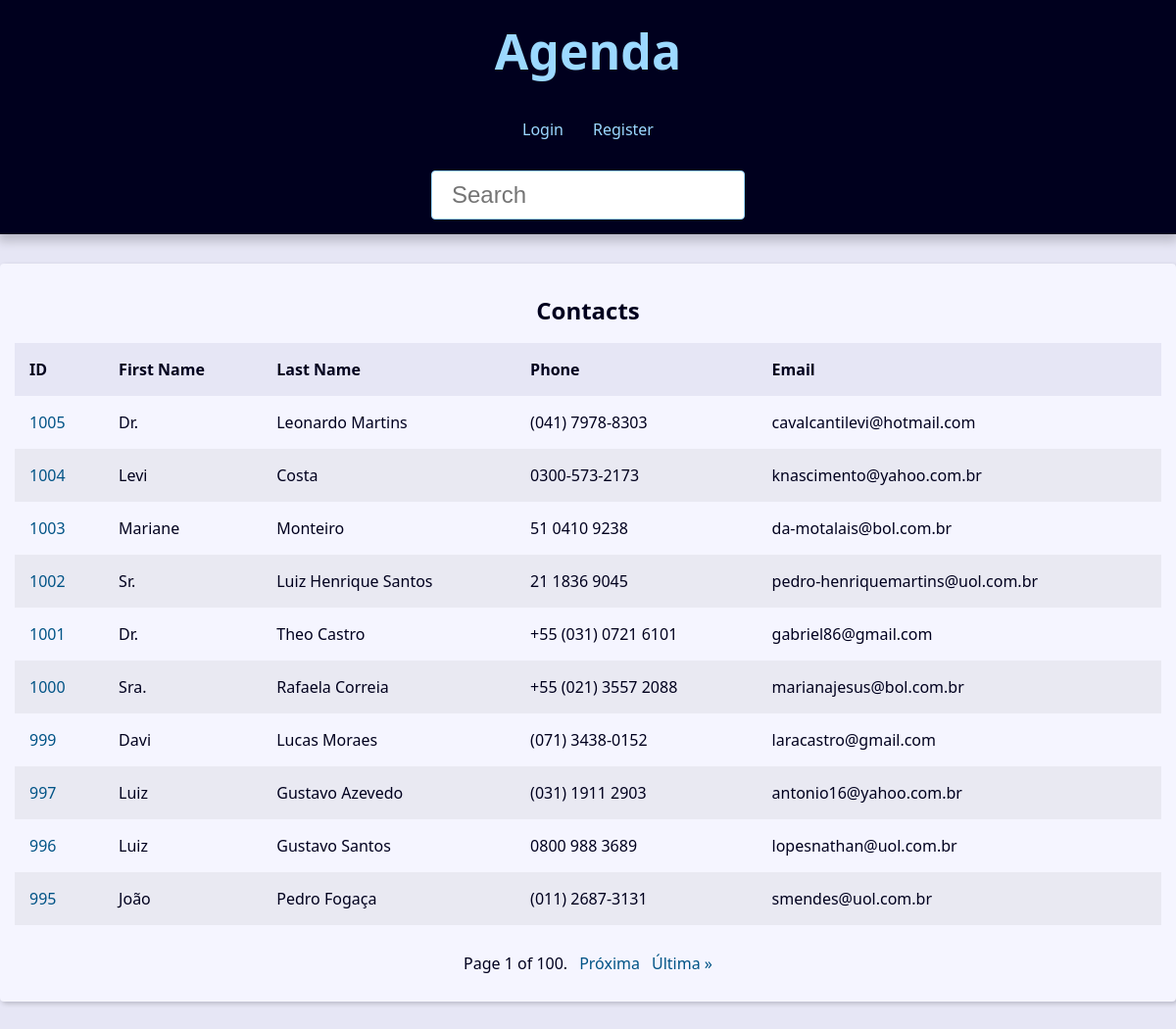
The app's page /, older data.
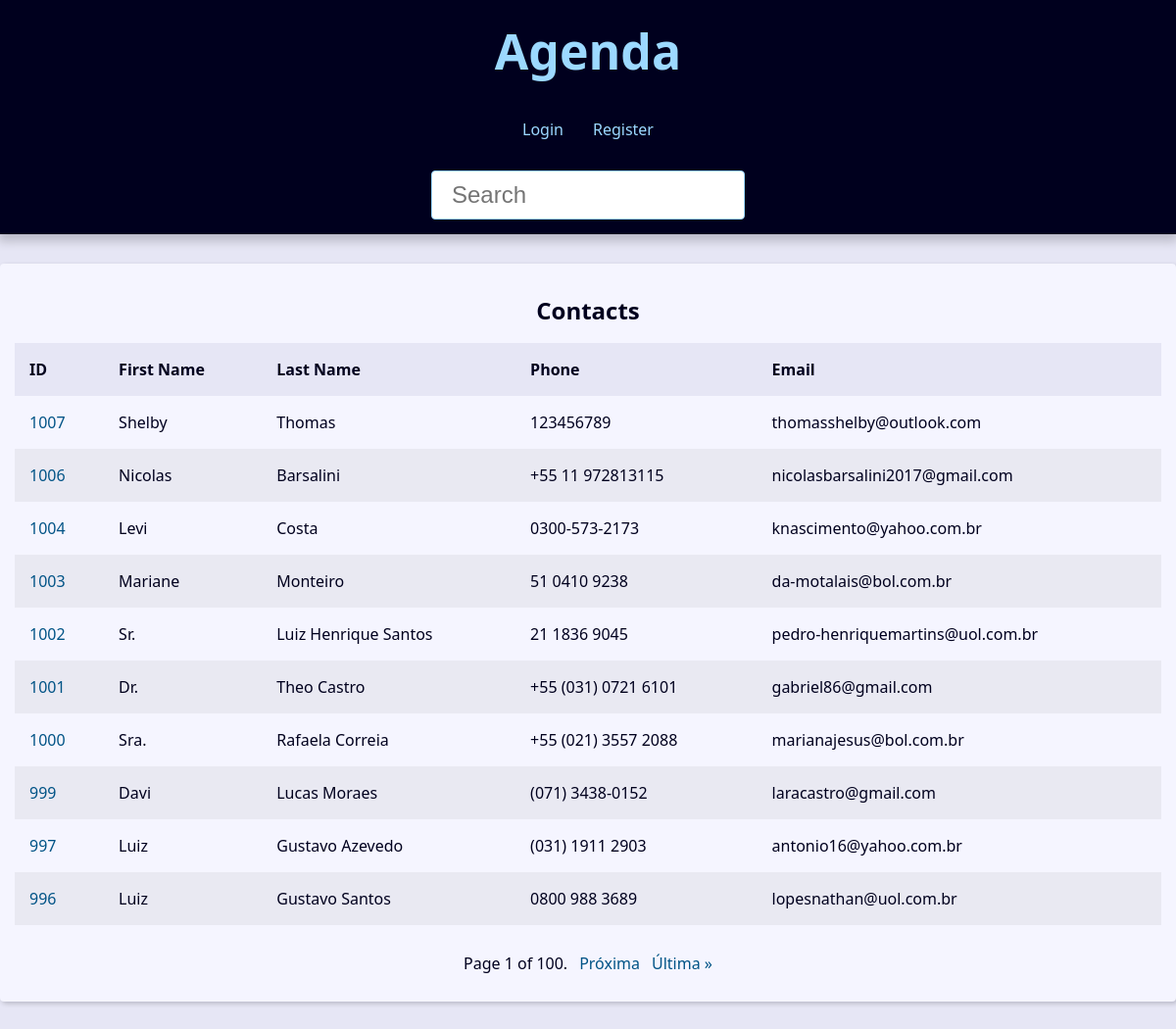
The same page, newer data.
### contact/models.py (models this page shows, shortened)
class Contact(models.Model): #herda do models model, sintetizo uma tabela a partir disso
    class Meta:
        verbose_name = 'Contact'
        verbose_name_plural = 'Contacts' #corrije como fica ilustrado a descrição la no admin
    first_name = models.CharField(max_length=50) #sao por padrao obrigatorios caso estejam cadastrados aqui
    last_name = models.CharField(max_length=50, blank=True)
    phone = models.CharField(max_length=50) #o campo se torna opcional
    email = models.EmailField(max_length=200)
    created_date = models.DateTimeField(default=timezone.now) #valor padrao ao registrar no banc de dados
    description = models.TextField(blank=True)
    show = models.BooleanField(default=True) #saber se eu quero ou nao exibir o contato
    picture = models.ImageField(blank=True, upload_to='pictures/%Y/%m/') #upload_to fala onde deve ser enviada a imagem
    category = models.ForeignKey(Category, on_delete=models.SET_NULL, blank=True, null=True) #indico para qual eh apontada a chave e o que acontece ao apagar um contato
    owner = models.ForeignKey(User, on_delete=models.SET_NULL, blank=True, null=True)

### contact/views/contact_views.py (the view)
# urls.py: path('', views.index, name='index'), #criar a view # type:ignor
def index(request):
    contacts = Contact.objects.filter(show=True).order_by('-id')
    paginator = Paginator(contacts, 10) #objeto e quantidade de contato por pagina
    page_number = request.GET.get('page')
    page_obj = paginator.get_page(page_number)
    context = {
        'page_obj' : page_obj,
        'site_title' : 'Contatos - '
    }
    return render(
        request,
        'contact/index.html',
        context
    )

### contact/templates/contact/index.html
{% extends "global/base.html" %}
{% block content %}
{% if page_obj %}
    <div class="responsive-table">
        <table class="contacts-table">
            <caption class="table-caption">Contacts</caption>
            <thead>
                <tr class="table-row table-row-header">
                    <th class="table-header">ID</th>
                    <th class="table-header">First Name</th>
                    <th class="table-header">Last Name</th>
                    <th class="table-header">Phone</th>
                    <th class="table-header">Email</th>
                </tr>
            </thead>
            <tbody>
                {% for contact in page_obj %}
                  <tr class="table-row">
                    <td class="table-cel">
                        <a
                        class="table-link"
                        href="{% url "contact:contact" contact.id %}">
                            {{ contact.id }}
                        </a>
                    </td>
                    <td class="table-cel">
                        {{contact.first_name}}
                    </td>
                    <td class="table-cel">
                        {{contact.last_name}}
                    </td>
                    <td class="table-cel">
                        {{contact.phone}}
                    </td>
                    <td class="table-cel">
                        {{contact.email}}
                    </td>
                  </tr>
                {% endfor %}
            </tbody>
        </table>
    </div>
{% else %}
<div class="single-contact">
    <h1 class="single-contact-name">
        Nenhum contato encontrado.
    </h1>
</div>
{% endif %}
{% endblock content %}

### base_templates/global/base.html (shortened to what this page needs)
<!DOCTYPE html>
<html lang="pt-BR">
<head>
    {% include "global/partials/_head.html" %}
</head>
<body>
    {% include "global/partials/header.html" %}
    <main class="content">
        {% block content %} {% endblock content %}
        {% include "global/partials/_pagination.html" %}
    </main>
</body>
</html>

### base_templates/global/partials/_head.html (shortened to what this page needs)
{% load static %}
<link rel="stylesheet" href="{% static 'global/css/style.css' %}">

### base_templates/global/partials/header.html
<header class="header">
    <h1 class="header-heading">
        <a href="{% url 'contact:index' %}" class="header-link">
            Agenda
        </a>
    </h1>
    <nav class="menu">
        <ul class="menu-list">
            {% if user.is_authenticated %}
                <li class="menu-item">
                    <a href="{% url 'contact:create' %}" class="menu-link">Create</a>
                </li>
                <li class="menu-item">
                    <a href="{% url 'contact:user_update' %}" class="menu-link">Profile</a>
                </li>
                <li class="menu-item">
                    <a href="{% url 'contact:logout' %}" class="menu-link">Logout</a>
                </li>
            {% else %}
                <li class="menu-item">
                    <a href="{% url 'contact:login' %}" class="menu-link">Login</a>
                </li>
                <li class="menu-item">
                    <a href="{% url 'contact:register' %}" class="menu-link">Register</a>
                </li>
            {% endif %}
        </ul>
    </nav>
    <div class="search">
        <form action="{% url 'contact:search' %}" method="GET">
            <input type="text" class="search-input" placeholder="Search" id="Search" name="q" value={{ request.GET.q.strip }}>
        </form>
    </div>
</header>

### base_templates/global/partials/_pagination.html (shortened to what this page needs)
{% if page_obj %}
  <div class="pagination">
    <span class="step-links">
        <span class="current">
            Page {{ page_obj.number }} of {{ page_obj.paginator.num_pages }}.
        </span>
        {% if page_obj.has_next %}
            <a href="?page={{ page_obj.next_page_number }}&q={{ request.GET.q.strip }}">Próxima</a>
            <a href="?page={{ page_obj.paginator.num_pages }}&q={{ request.GET.q.strip }}">Última &raquo;</a>
        {% endif %}
    </span>
  </div>
{% endif %}

### base_static/global/css/style.css (style rules this page uses)
:root { --spacing: 1.5rem; --link-dark-color: rgb(0, 83, 134); --link-light-color: rgb(156, 217, 255); --clr-white: rgb(245, 245, 255); --clr-black: rgb(0, 0, 30); --clr-light-gray: rgb(230, 230, 245); --clr-dark-shadow-5: rgba(0, 0, 10, 5%); --clr-dark-shadow-10: rgba(0, 0, 10, 10%); --clr-dark-shadow-20: rgba(0, 0, 10, 20%); --clr-light-shadow-5: rgba(200, 200, 255, 5%); --clr-light-shadow-10: rgba(200, 200, 255, 10%); --clr-light-shadow-20: rgba(200, 200, 255, 20%); --main-page-width: 120rem; --table-min-width: 60rem; --biggest-font-size: 5rem; --bigger-font-size: 4rem; --big-font-size: 3.2rem; --medium-font-size: 2.4rem; --small-font-size: 1.6rem; --smaller-font-size: 1.4rem; --smallest-font-size: 1.2rem; --transition-fast: 300ms; --transition-medium: 600ms; --transition-slow: 1s; --default-border-radius: 4px; }
*, *::before, *::after { margin: 0; padding: 0; box-sizing: border-box; }
html { font-size: 62.5%; }
body { font-family: system-ui, -apple-system, BlinkMacSystemFont, 'Segoe UI', Roboto, Oxygen, Ubuntu, Cantarell, 'Open Sans', 'Helvetica Neue', sans-serif; line-height: 1.5; font-size: var(--small-font-size); color: var(--clr-black); -webkit-font-smoothing: antialiased; background: var(--clr-light-gray); }
.header { background: var(--clr-black); padding: var(--spacing); box-shadow: 0 5px 10px 2px var(--clr-dark-shadow-20); z-index: 1; position: relative; }
.header-heading { font-size: var(--biggest-font-size); text-align: center; }
.header-link { color: var(--link-light-color); text-decoration: none; transition: filter var(--transition-fast) ease-in-out; }
.menu { margin: var(--spacing); }
.menu-list { list-style: none; display: flex; justify-content: center; flex-flow: row wrap; }
.menu-link { display: block; padding: var(--spacing); color: var(--link-light-color); text-decoration: none; transition: background-color var(--transition-fast) ease-in-out; border-radius: var(--default-border-radius); }
.content { max-width: var(--main-page-width); margin: calc(var(--spacing) * 2) auto; padding: var(--spacing); background: var(--clr-white); box-shadow: 2px 2px 5px var(--clr-dark-shadow-20); border-radius: var(--default-border-radius); }
.responsive-table { width: 100%; overflow-x: auto; }
.contacts-table { width: 100%; min-width: var(--table-min-width); border-collapse: collapse; }
.table-caption { font-size: var(--medium-font-size); font-weight: bold; padding: var(--spacing); }
.table-row { text-align: left; text-overflow: ellipsis; transition: background-color var(--transition-fast) ease-in-out; }
.table-row:nth-of-type(2n) { background: var(--clr-dark-shadow-5); }
.table-row-header { background: var(--clr-light-gray); color: var(--clr-black); }
.table-cel, .table-header { padding: var(--spacing); }
.table-link { color: var(--link-dark-color); transition: color var(--transition-fast) ease-in-out; text-decoration: none; }
.pagination { margin-top: var(--spacing); display: flex; justify-content: center; padding: calc(var(--spacing) * 0.8); font-size: var(--small-font-size); }
.pagination .step-links { display: flex; gap: calc(var(--spacing) * 0.8); }
.pagination .step-links a { color: var(--link-dark-color); transition: color var(--transition-fast) ease-in-out; text-decoration: none; display: block; }
.search { display: flex; justify-content: center; }
.search-input { font-size: var(--medium-font-size); padding: 1rem 2rem; width: 100%; max-width: 32rem; border-radius: var(--default-border-radius); border: 1px solid var(--link-light-color); }

Row changes from the older to the newer data that the page shows:
removed Contact: id "1005", first_name "Dr.", last_name "Leonardo Martins", phone "(041) 7978-8303", email "cavalcantilevi@hotmail.com"
no longer on this page (row unchanged): Contact: id "995", first_name "João", last_name "Pedro Fogaça", phone "(011) 2687-3131", email "smendes@uol.com.br"
added Contact: id "1007", first_name "Shelby", last_name "Thomas", phone "123456789", email "thomasshelby@outlook.com"
added Contact: id "1006", first_name "Nicolas", last_name "Barsalini", phone "+55 11 972813115", email "nicolasbarsalini2017@gmail.com"
